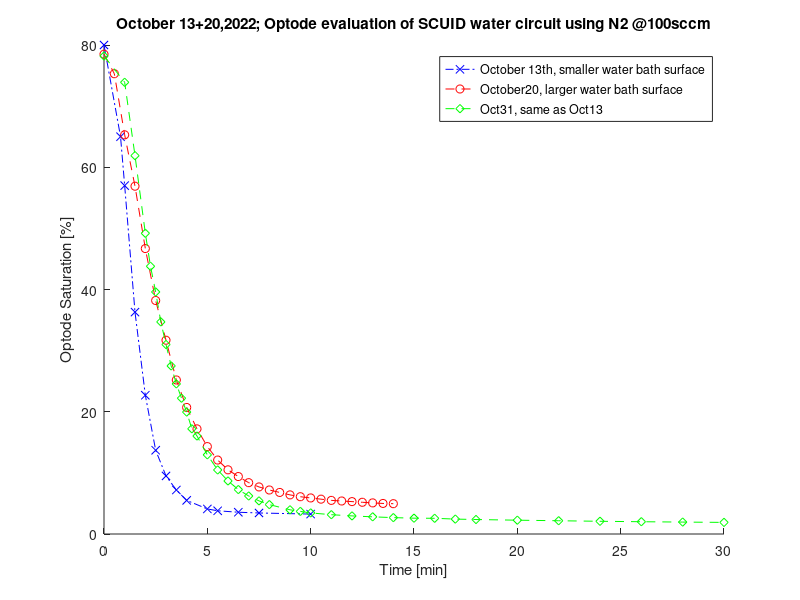

Write MATLAB code to recreate this figure.
%Data taken on Oct 13th 2022 with Aanderaa Optode

t_Oct13=[0,0.8, 1, 1.5, 2, 2.5, 3, 3.5, 4, 5, 5.5, 6.5, 7.5, 10]; %time in minutes
S_Oct13=[80,65,57, 36.3, 22.7, 13.7, 9.5, 7.2, 5.5, 4.1, 3.8, 3.56, 3.44, 3.26];%saturation in %

t_Oct20=[0:0.5:14];
S_Oct20=[78.5, 75.3, 65.3, 56.9, 46.7, 38.2, 31.7, 25.2, 20.7, 17.2, 14.3, 12.1, 10.5, 9.4, 8.4, 7.7, 7.2, 6.8, 6.4, 6.1, 5.9, 5.7, 5.5, 5.4, 5.3, 5.19, 5.09, 5, 4.96];

t_Oct31=[0, 1, 1.5, 2, 2.25, 2.5,2.75, 3, 3.25, 3.5, 3.75, 4, 4.25, 4.5, 5, 5.5, 6, 6.5, 7, 7.5, 8, 9, 9.5, 10, 11, 12, 13, 14, 15, 16, 17, 18, 20, 22, 24, 26, 28, 30];
S_Oct31=[78.2, 73.9, 61.9, 49.2, 43.8, 39.6, 34.7, 31.0, 27.5, 24.56, 22.22, 19.95, 17.21, 16.03, 12.95, 10.48, 8.68, 7.27, 6.22, 5.42, 4.81, 3.96, 3.7, 3.45, 3.16, 2.96, 2.81, 2.68, 2.59, 2.57, 2.44, 2.37, 2.26, 2.17, 2.08, 2.01, 1.95, 1.9];

figure(100)
hold on
plot(t_Oct13,S_Oct13,'bx-.')
plot(t_Oct20, S_Oct20, 'ro--')
plot(t_Oct31, S_Oct31, 'gd--')
title('October 13+20,2022; Optode evaluation of SCUID water circuit using N2 @100sccm')
legend('October 13th, smaller water bath surface','October20, larger water bath surface', 'Oct31, same as Oct13')
xlabel('Time [min]')
ylabel('Optode Saturation [%]')